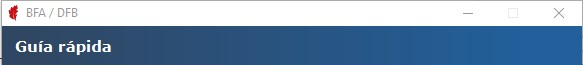
#> input picture img/dataset_images/main_window/_pantalla_splash.jpg, 583 x 65 px, given in place of guardar_icon_main_window_32_32.png, which was not available
$ python Main.py
#> lines starting #> are read from the running program, lines starting #| are printed output that depends on the picture; after the words box and inside, x2 and y2 are one past the last pixel; in counts of white or black regions, pixels touching at a corner belong together; pictures that were not available may be replaced by others from this repository, and a replacement may not be noted
from common_config import IMG_DIRS
import numpy as np
import cv2

'''
cv2.IMREAD_COLOR : Loads a color image. Any transparency of image will be neglected. It is the default flag. (-1)
cv2.IMREAD_GRAYSCALE : Loads image in grayscale mode (0)
cv2.IMREAD_UNCHANGED : Loads image as such including alpha channel (1)

'''

# lectura de las imagenes
# searched_image = cv2.imread("{}{}{}".format(IMG_DIRS, "\\", "domicilio_table_col.png"), cv2.IMREAD_GRAYSCALE)
searched_image = cv2.imread("{}{}{}".format(IMG_DIRS, "\\", "guardar_icon_main_window_32_32.png"), cv2.IMREAD_COLOR)
#> searched_image is the input picture: shape (65, 583, 3); mean B, G, R 178, 151.9, 126.9
container_image = cv2.imread("{}{}{}".format(IMG_DIRS, "\\", "root_image.png"), cv2.IMREAD_COLOR)
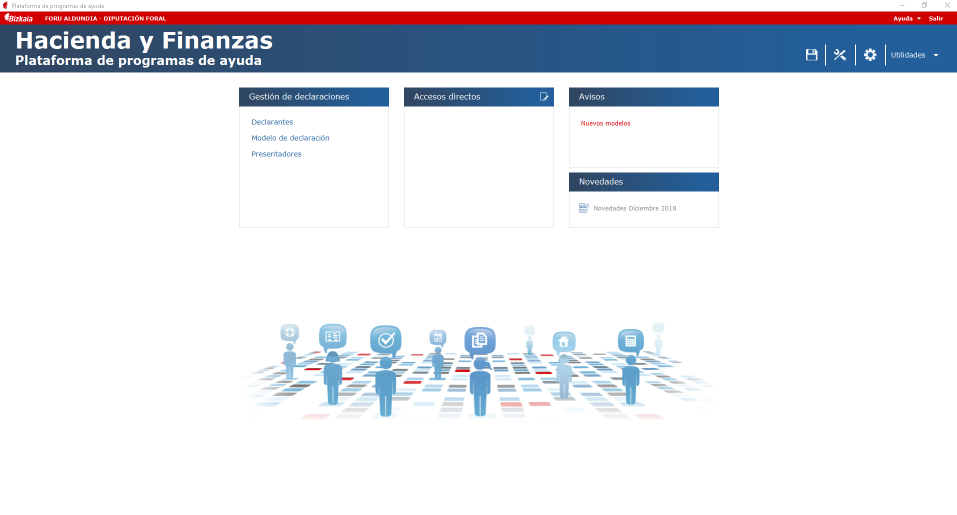
#> input picture img/dataset_images/old_bag/root_image.png, 1914 x 1029 px, found by its file name (shown at 1/2 size)
#> container_image is the input picture: shape (1029, 1914, 3); mean B, G, R 233.5, 227.7, 227

result = cv2.matchTemplate(container_image, searched_image, cv2.TM_CCOEFF_NORMED)
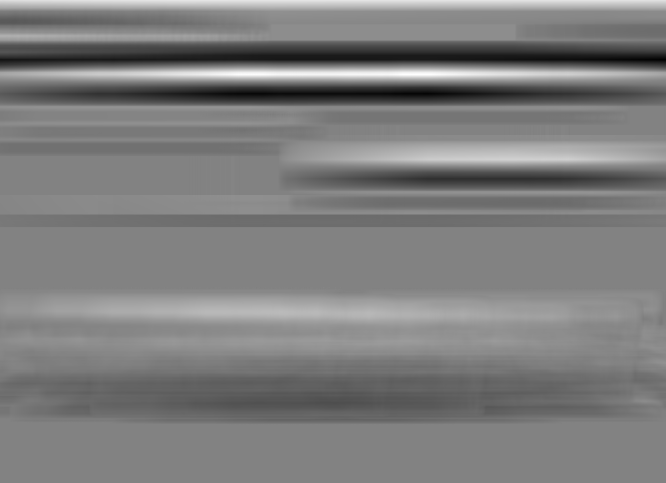
#> result: shape (965, 1332) float32 (shown at 1/2 size); min -0.893, max 0.852, mean -0.0329; drawn with min black and max white
# minimum squared difference
threshold = 0.8
loc = np.where(result >= threshold)
#> loc = 583 positions, rows 146 to 149, columns 457 to 887


methods = ['cv2.TM_CCOEFF', 'cv2.TM_CCOEFF_NORMED', 'cv2.TM_CCORR',
            'cv2.TM_CCORR_NORMED', 'cv2.TM_SQDIFF', 'cv2.TM_SQDIFF_NORMED']


if len(loc) and len(loc[0]):
    mn,_,mnLoc,_ = cv2.minMaxLoc(result)
#> mn = -0.893; mnLoc = (1331, 119)


    # Draw the rectangle:
    # Extract the coordinates of our best match
    MPx, MPy = mnLoc
#> MPx = 1331; MPy = 119

    # Step 2: Get the size of the template. This is the same size as the match.
    trows, tcols = searched_image.shape[:2]
#> trows = 65; tcols = 583

    # Step 3: Draw the rectangle on large_image
    cv2.rectangle(container_image, (MPx, MPy), (MPx + tcols, MPy + trows), (0, 0, 255), 2)
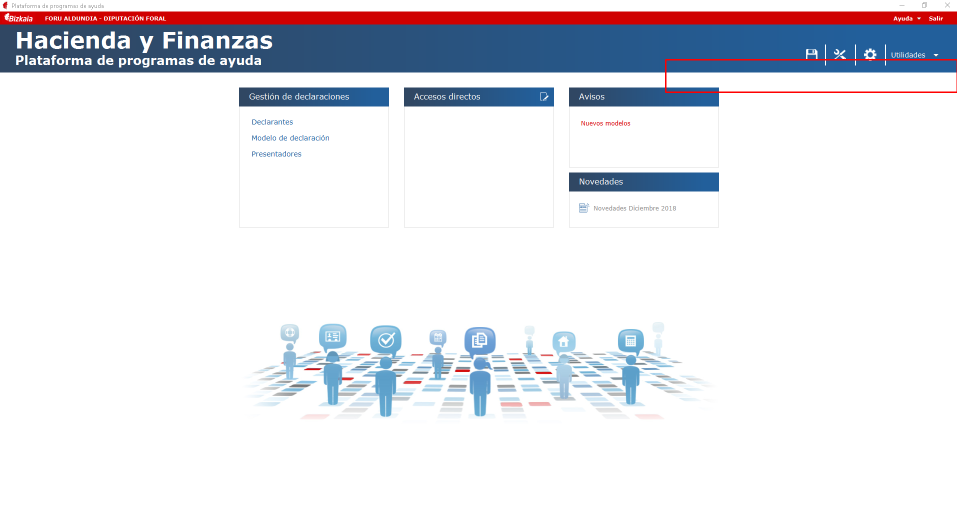
#> container_image: shape (1029, 1914, 3) (shown at 1/2 size); 0.19% of pixels changed, all inside (x1, y1, x2, y2) = (1330, 118, 1914, 186)
    # Display the original image with the rectangle around the match.
    cv2.imshow('output', container_image)

    # The image is only displayed if we call this
    cv2.waitKey(0)

else:
    print("{}".format("NO Matchig"))
